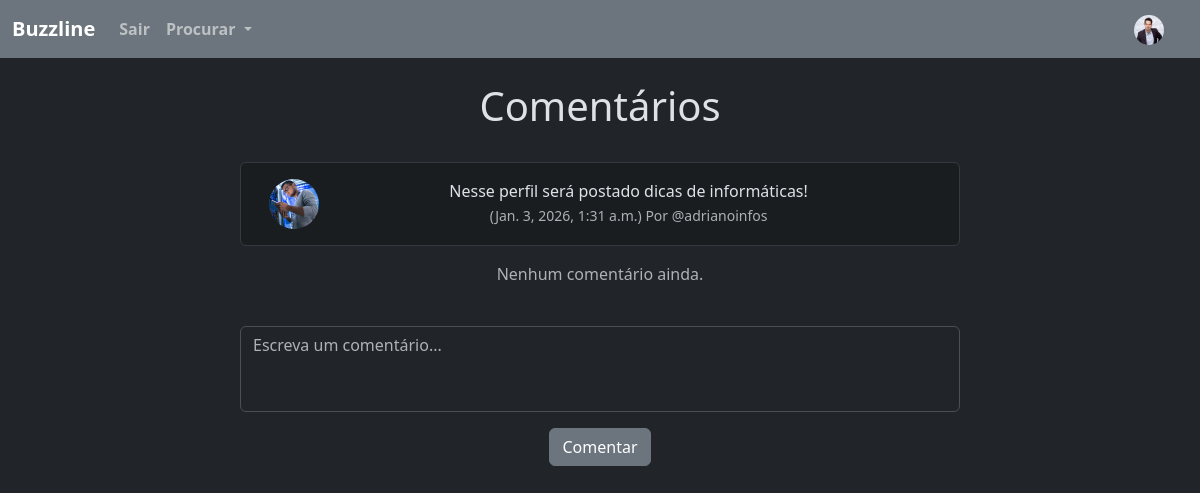
The app's page /beep_comment/13 (signed in), older data.
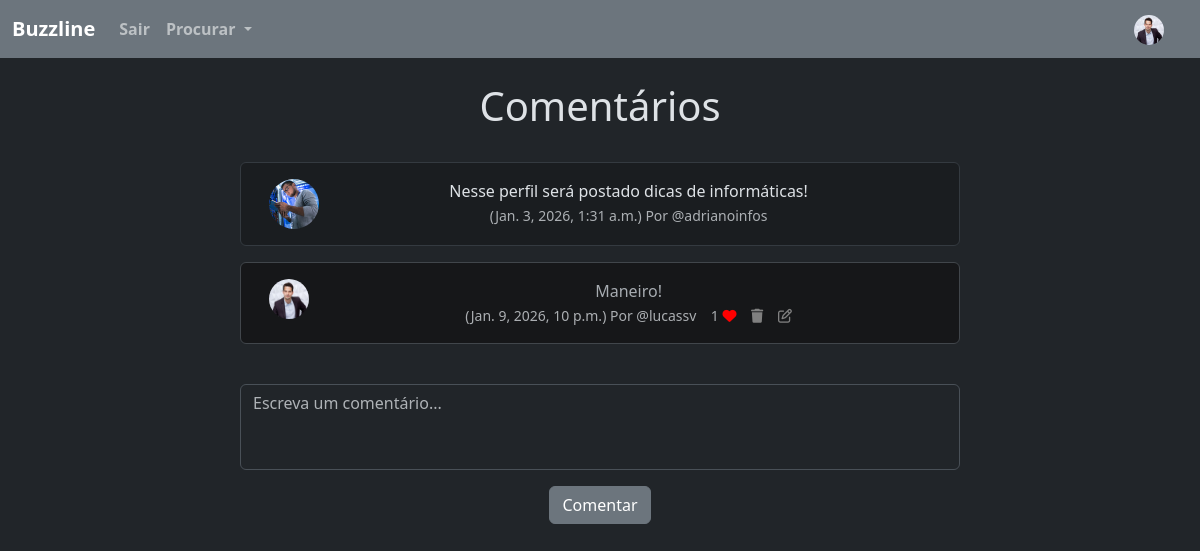
The same page, newer data.
### buzzline/models.py (models this page shows, shortened)
class Comment(models.Model):
    beep = models.ForeignKey(
        Beep,
        related_name='comments',
        on_delete=models.CASCADE
    )
    user = models.ForeignKey(
        User,
        on_delete=models.CASCADE
    )
    body = models.CharField(max_length=200)
    created_at = models.DateTimeField(auto_now_add=True)
    likes = models.ManyToManyField(User, related_name='comment_likes', blank=True)
    def number_of_likes(self):
        return self.likes.count()

class Profile(models.Model):
    user = models.OneToOneField(User, on_delete=models.CASCADE) # UM USUARIO TERÁ 1 PERFIL, LOGO 1 PERFIL TERÁ APENAS 1 USUARIO
    follows = models.ManyToManyField("self", # UM PERFIL PODE SEGUIR MUITOS PERFIS
        related_name="followed_by", # QUEM SEGUE ESSE PERFIL
        symmetrical=False, # A PESSOA QUE SEGUE O OUTRO NÃO PRECISA SEGUIR DE VOLTA
        blank=True #NÃO É OBRIGADO A SEGUIR ALGUEM ESSE VALOR PODE SER VAZIO
        )
    date_modified = models.DateTimeField(User, auto_now=True)
    profile_image = models.ImageField(null=True, blank=True, upload_to='images/')
    profile_bio = models.CharField(null=True, blank=True, max_length=500)
    homepage_link = models.CharField(null=True, blank=True, max_length=100)
    facebook_link = models.CharField(null=True, blank=True, max_length=100)
    instagram_link = models.CharField(null=True, blank=True, max_length=100)
    linkedin_link = models.CharField(null=True, blank=True, max_length=100)

### buzzline/views.py (the view)
# urls.py: path('beep_comment/<int:pk>', views.beep_comment, name='beep_comment'),
def beep_comment(request, pk):
    if request.user.is_authenticated:
        beep = get_object_or_404(Beep, id=pk)
        comments = beep.comments.all().order_by('created_at')
        if request.method == "POST":
            form = CommentForm(request.POST)
            if form.is_valid():
                comment = form.save(commit=False)
                comment.user = request.user
                comment.beep = beep
                comment.save()
                messages.success(request, ("Comentário publicado com sucesso!"))
                return redirect('beep_comment', pk=beep.id)
        else:
            form = CommentForm()
        return render(request, 'beep_comment.html', {
            'beep': beep,
            'comments': comments,
            'form': form
        })
    else:
        messages.success(request, ("Você precisa estar logado para comentar."))
        return redirect('login')

### buzzline/forms.py
class CommentForm(forms.ModelForm):
    body = forms.CharField(
        required=True,
        label="",
        widget=forms.Textarea(attrs={
            'class': 'form-control',
            'placeholder': 'Escreva um comentário...',
            'rows': 3,
            'style': 'resize: none;'
        })
    )
    class Meta:
        model = Comment
        fields = ('body',)

### buzzline/templates/beep_comment.html (shortened to what the changed rows need)
{% extends 'base.html' %}
{% load static %}
{% block content %}
<div class="container text-center">
    <div class="row">
        <div class="col-8 offset-2">
            <h1>Comentários</h1>
            <br />
            <div class="alert alert-dark" role="alert">
                <div class="container">
                </div>
            </div>
            {% for comment in comments %}
            <div class="alert alert-secondary" role="alert">
                <div class="container">
                    <div class="row">
                        <div class="col-1">
                            {% if comment.user.profile.profile_image %}
                                <img src="{{ comment.user.profile.profile_image.url }}"
                                    width="40" height="40"
                                    class="rounded-circle"
                                    alt="{{ comment.user.username }}">
                            {% else %}
                                <img src="{% static 'images/default_profile_pic.png' %}"
                                    width="40" height="40"
                                    class="rounded-circle"
                                    alt="{{ comment.user.username }}">
                            {% endif %}
                        </div>
                        <div class="col-11">
                            {{ comment.body }}<br />
                            <small class="text-muted">
                                ({{ comment.created_at }}) Por @{{ comment.user.username }}
                                {{ comment.number_of_likes }}
                                {% if user in comment.likes.all %}
                                    <a href="{% url 'comment_like' comment.id %}">
                                        <i class="fa-solid fa-heart" style="color:red;"></i></a>
                                {% else %}
                                    <a href="{% url 'comment_like' comment.id %}">
                                        <i class="fa fa-heart-o" style="color:red;"></i></a>
                                {% endif %}
                                {% if user == comment.user %}
                                    <a href="{% url 'delete_comment' comment.id %}">
                                        <i class="fa-solid fa-trash" style="color:gray;"></i></a>
                                {% endif %}
                                {% if user == comment.user %}
                                    <a href="{% url 'edit_comment' comment.id %}"><i class="fa fa-edit" style="color: gray;"></i></a>
                                {% endif %}
                            </small>
                        </div>
                    </div>
                </div>
            </div>
            {% empty %}
                <p class="text-muted">Nenhum comentário ainda.</p>
            {% endfor %}
            <br />
            <form method="POST">
                {{ form.as_p }}
                <button type="submit" class="btn btn-secondary">Comentar</button>
            </form>
        </div>
    </div>
</div>
{% endblock %}

Row changes from the older to the newer data that the page shows:
added Comment: user.profile.profile_image (picture), body "Maneiro!", created_at "Jan. 9, 2026, 10 p.m.", user.username "lucassv", number_of_likes "1"
Text that changed along with them:
text no longer shown: "Nenhum comentário ainda."
